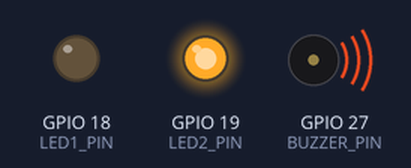
The program below on a simulated ESP32. Shown: output pins drawn as LEDs (lit = HIGH), buzzer (waves = sounding).

Above: at 0.8 s.
At 9.74 s:
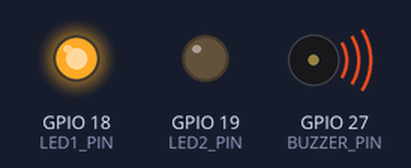
At 19.87 s:
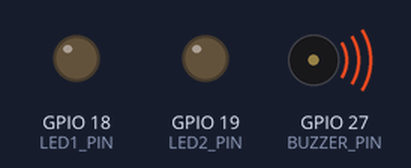
At 30.44 s:
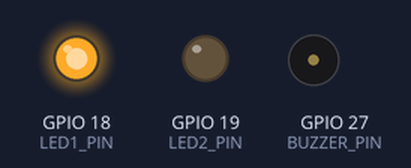
At 39.14 s:
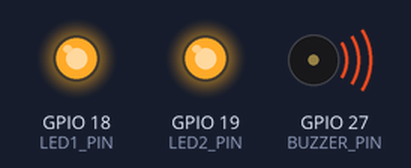
Timing chart, 0 to 40.0 s (numbered marks = the images above):
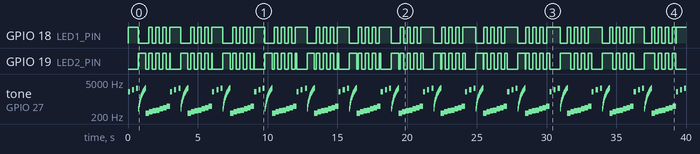

Measured:
- by itself, GPIO 18 (LED1_PIN): LOW → HIGH at 0.00 s, → LOW 0.75 s later, → HIGH 0.75 s later, → LOW 0.25 s later, … (109 changes in this stretch)
- by itself, GPIO 19 (LED2_PIN): LOW → HIGH at 0.75 s, → LOW 0.52 s later, → HIGH 0.23 s later, → LOW 0.25 s later, … (124 changes in this stretch)
- by itself, tone on GPIO 27 (BUZZER_PIN): plays 2000 Hz for 0.15 s, 2400 Hz for 0.15 s, 2800 Hz for 0.15 s, 400 Hz for 0.02 s, 500 Hz for 0.02 s, 600 Hz for 0.02 s … (471 notes in this stretch)

The program:

main.cpp
```cpp
#include <Arduino.h>

#define BUZZER_PIN  27     // GPIO connected to buzzer
#define PWM_CH      0      // PWM channel (0–15)
#define FREQ        2000   // Default frequency (Hz)
#define RESOLUTION  10     // 10-bit resolution (0–1023)
// LEDs
#define LED1_PIN    18     // additional LED 1
#define LED2_PIN    19     // additional LED 2 (requested)

// State machine states for the repeating sequence
enum SequenceState {
  S_BEEPS,
  S_SWEEP,
  S_MELODY
};

// Timing/state variables
SequenceState state = S_BEEPS;
unsigned long stateStart = 0;
int sweepFreq = 400;
int beepIndex = 0;
int melodyIndex = 0;
const int melody[] = {262, 294, 330, 349, 392, 440, 494, 523};
const int melodyLen = sizeof(melody) / sizeof(melody[0]);

void setup() {
  // Setup PWM channel for buzzer
  ledcSetup(PWM_CH, FREQ, RESOLUTION);
  ledcAttachPin(BUZZER_PIN, PWM_CH);

  // Initialize LEDs
  pinMode(LED1_PIN, OUTPUT);
  pinMode(LED2_PIN, OUTPUT);
  digitalWrite(LED1_PIN, LOW);
  digitalWrite(LED2_PIN, LOW);

  // initialize state
  state = S_BEEPS;
  stateStart = millis();
  beepIndex = 0;
  sweepFreq = 400;
  melodyIndex = 0;
}

void loop() {
  unsigned long now = millis();

  switch (state) {
    case S_BEEPS:
      // LED1 on during beeps, LED2 off
      digitalWrite(LED1_PIN, HIGH);
      digitalWrite(LED2_PIN, LOW);

      // each beep: tone 150ms on, 150ms off, 3 beeps
      if (beepIndex < 6) { // 6 half-intervals (on/off)
        unsigned long halfIdx = beepIndex;
        unsigned long halfDuration = 150;
        if (now - stateStart >= halfIdx * halfDuration) {
          // on-even, off-odd
          if ((halfIdx % 2) == 0) {
            int toneFreq = 2000 + (halfIdx / 2) * 400;
            ledcWriteTone(PWM_CH, toneFreq);
          } else {
            ledcWrite(PWM_CH, 0);
          }
          beepIndex++;
        }
      } else {
        // finished beeps -> next state
        ledcWrite(PWM_CH, 0);
        state = S_SWEEP;
        stateStart = now;
        sweepFreq = 400;
      }
      break;

    case S_SWEEP:
      // LED2 on during sweep, LED1 off
      digitalWrite(LED1_PIN, LOW);
      digitalWrite(LED2_PIN, HIGH);

      // sweep from 400 to 3000 in steps of 100 every 20ms
      if (sweepFreq <= 3000) {
        unsigned long step = (sweepFreq - 400) / 100;
        if (now - stateStart >= step * 20) {
          ledcWriteTone(PWM_CH, sweepFreq);
          sweepFreq += 100;
        }
      } else {
        ledcWrite(PWM_CH, 0);
        // small pause after sweep
        state = S_MELODY;
        stateStart = now;
        melodyIndex = 0;
      }
      break;

    case S_MELODY:
      // both LEDs blink slowly during melody
      if (((now / 250) % 2) == 0) {
        digitalWrite(LED1_PIN, HIGH);
        digitalWrite(LED2_PIN, HIGH);
      } else {
        digitalWrite(LED1_PIN, LOW);
        digitalWrite(LED2_PIN, LOW);
      }

      // play each note for 250ms
      if (melodyIndex < melodyLen) {
        unsigned long noteStart = stateStart + melodyIndex * 250UL;
        if (now >= noteStart) {
          ledcWriteTone(PWM_CH, melody[melodyIndex]);
          melodyIndex++;
        }
      } else {
        ledcWrite(PWM_CH, 0);
        // restart sequence
        state = S_BEEPS;
        stateStart = now;
        beepIndex = 0;
      }
      break;
  }
}
```
